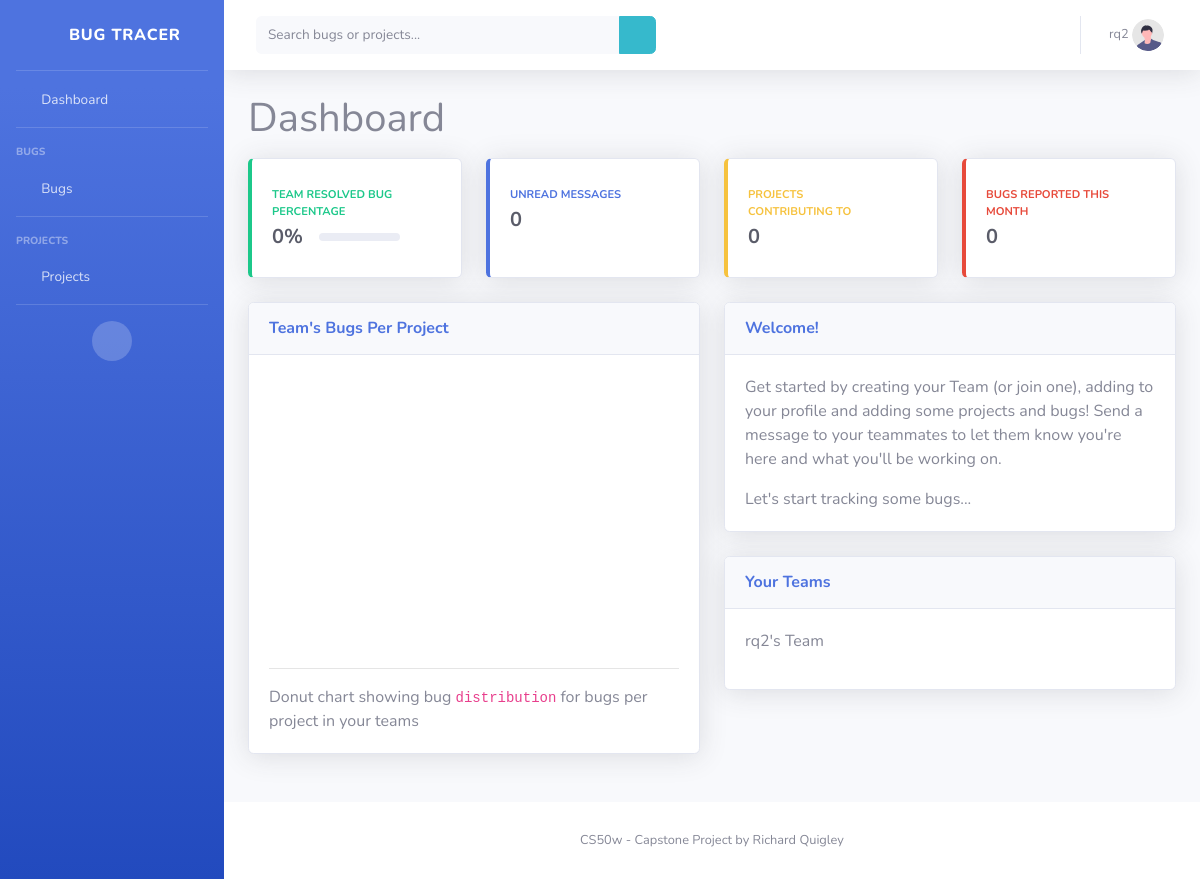
/ (signed in), run on an earlier commit of the app's database.
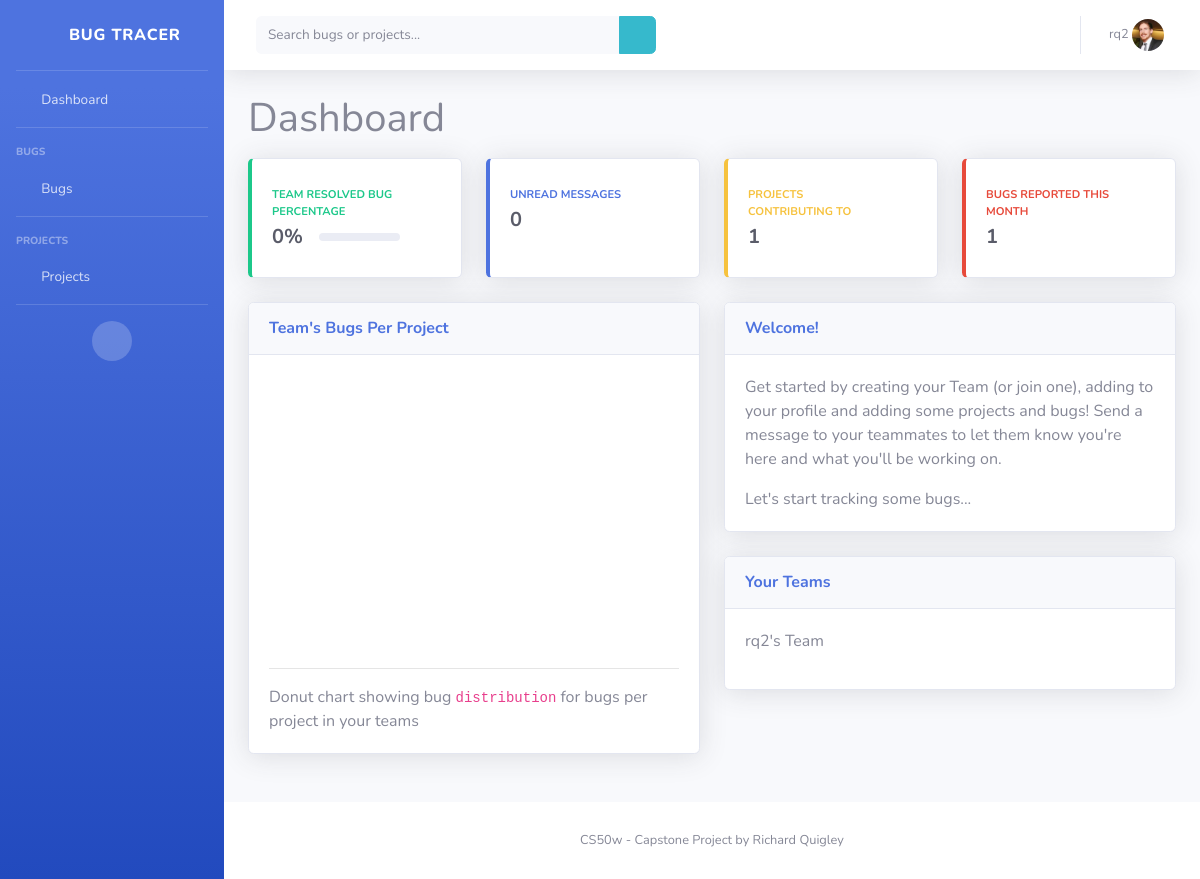
And on a later commit of the database.
### bugtracerapp/models.py (models this page shows, shortened)
class User(AbstractUser):
    profile_picture = models.ImageField(
        upload_to="profile-pics/", null=True, blank=True, default="profile-pics/undraw_profile.svg")
    bio = models.CharField(max_length=200, null=True, blank=True)

### bugtracerapp/views.py (the view, shortened to what this page needs)
# urls.py: path('', views.index, name='index'),
@login_required(login_url='login')
def index(request, slug=""):
    bug_form = BugForm(request.POST, request=request)
    project_form = ProjectForm(request.POST, request=request)
    message_form = MessageForm(request.POST, request=request)
    group_form = GroupForm
    groups = request.user.groups.all()
    active_bugs = []
    solved_bugs = []
    this_months_bugs = []
    all_projects = []
    for group in groups:
        active_bugs.append(Bug.objects.filter(
            project__group=group).order_by('priority', '-date'))
        solved_bugs.append(Bug.objects.filter(
            project__group=group, solved=True).order_by('priority', '-date'))
        this_months_bugs.append(Bug.objects.filter(
            project__group=group, date__month=datetime.datetime.now().month))
        all_projects.append(Project.objects.filter(group=group))
    total_bugs = 0
    solved_bugs_percentage = 0
    if len(active_bugs):
        total_bugs += active_bugs[0].count()
    if len(solved_bugs):
        total_bugs += solved_bugs[0].count()
        if solved_bugs[0].count() > 0:
            solved_bugs_percentage = int(
                round(solved_bugs[0].count() / total_bugs * 100))
    if len(this_months_bugs):
        this_months_bugs = this_months_bugs[0].count()
    else:
        this_months_bugs = 0
    unread_messages = Message.objects.filter(
        receiver=request.user).exclude(read=request.user).count()
    total_projects = Project.objects.filter(contributors=request.user).count()
    bugs_per_project = {}
    if len(all_projects):
        for project in all_projects[0]:
            bugs_per_project[project.title] = Bug.objects.filter(
                project=project).count()
    return render(request, 'bugtracerapp/layout.html', {"bug_form": bug_form,
                                                        "project_form": project_form, "message_form": message_form,
                                                        "total_active_bugs": total_bugs, "solved_bugs": solved_bugs_percentage,
                                                        "unread_messages": unread_messages, "total_projects": total_projects,
                                                        'this_months_bugs': this_months_bugs, 'bugs_per_project': bugs_per_project, "groups": groups, 'group_form': group_form})

### bugtracerapp/templates/bugtracerapp/layout.html (shortened to what this page needs)
{% load static %}
<!DOCTYPE html>
<html lang="en">
  <head>
    <link
      rel="stylesheet"
      type="text/css"
      href="{% static 'bugtracer/globalmin.css' %}"
    />
    <link
      href="{% static 'bugtracer/vendor/fontawesome-free/css/all.min.css' %}"
      rel="stylesheet"
      type="text/css"
    />
  </head>
  <body id="page-top">
    <div id="wrapper">
      <ul class="navbar-nav bg-gradient-primary sidebar sidebar-dark accordion" id="accordionSidebar">
          <a class="sidebar-brand d-flex align-items-center justify-content-center" href="/">
              <div class="sidebar-brand-icon rotate-n-15">
                  <i class="fas fa-bug"></i>
              </div>
              <div class="sidebar-brand-text mx-3">Bug Tracer</div>
          </a>
          <hr class="sidebar-divider my-0">
          <li class="nav-item" id="nav-dashboard">
              <a class="nav-link" href="/">
                  <i class="fas fa-fw fa-tachometer-alt"></i>
                  <span>Dashboard</span></a>
          </li>
          <hr class="sidebar-divider">
          <div class="sidebar-heading">
              Bugs
          </div>
          <li class="nav-item" id="nav-bugs">
              <a class="nav-link collapsed" id="bugMenu" href="#" data-toggle="collapse" data-target="#collapseUtilities"
                  aria-expanded="true" aria-controls="collapseUtilities">
                  <i class="fas fa-fw fa-wrench"></i>
                  <span>Bugs</span>
              </a>
          </li>
          <hr class="sidebar-divider">
          <div class="sidebar-heading">
              Projects
          </div>
          <li class="nav-item" id="nav-projects">
              <a class="nav-link collapsed" href="#" id="projectMenu" data-toggle="collapse" data-target="#collapsePages"
                  aria-expanded="true" aria-controls="collapsePages">
                  <i class="fas fa-fw fa-folder"></i>
                  <span>Projects</span>
              </a>
          </li>
          <hr class="sidebar-divider d-none d-md-block">
          <div class="text-center d-none d-md-inline">
              <button class="rounded-circle border-0" id="sidebarToggle"></button>
          </div>
      </ul>
      <div id="content-wrapper" class="d-flex flex-column">
          <div id="content">
              <nav class="navbar navbar-expand navbar-light bg-white topbar mb-4 static-top shadow">
                  <form
                      class="d-none d-sm-inline-block form-inline mr-auto ml-md-3 my-2 my-md-0 mw-100 navbar-search">
                      <div class="input-group">
                            <input type="text" class="form-control bg-light border-0 small" placeholder="Search bugs or projects..."
                              aria-label="Search" name="q" aria-describedby="basic-addon2">
                                <div class="input-group-append">
                                    <button class="btn btn-info" id="submitSearch">
                                        <i class="fas fa-search fa-sm"></i>
                                    </button>
                                </div>
                      </div>
                  </form>
                  <ul class="navbar-nav ml-auto">
                      <li class="nav-item dropdown no-arrow mx-1">
                          <a class="nav-link dropdown-toggle" id="alertsDropdown" role="button"
                              data-toggle="dropdown" aria-haspopup="true" aria-expanded="false">
                              <i class="fas fa-bell fa-fw"></i>
                          </a>
                      </li>
                      <li class="nav-item dropdown no-arrow mx-1">
                          <a class="nav-link dropdown-toggle" href="#" id="messagesDropdown" role="button"
                              data-toggle="dropdown" aria-haspopup="true" aria-expanded="false">
                              <i class="fas fa-envelope fa-fw"></i>
                          </a>
                      </li>
                      <li class="nav-item dropdown no-arrow">
                          <a class="nav-link dropdown-toggle" href="#" id="userDropdown" role="button"
                              data-toggle="dropdown" aria-haspopup="true" aria-expanded="false">
                              <span class="mr-2 d-lg-inline text-gray-600 small">
                                  {% if request.user.is_authenticated %}
                                  <span id="activeUsername">{{request.user.username}}</span>
                                    <img class="img-profile rounded-circle"
                                    src="{% if request.user.profile_picture %}
                                    {{request.user.profile_picture.url}}
                                    {% else %}{% static 'bugtracer/img/undraw_profile.svg'%}{%endif%}">
                                  {%else%}
                                    Please Log In
                                  {%endif%}
                                </span>
                          </a>
                      </li>
                  </ul>
              </nav>
              <div id="dashboard" class="dynamic-content container-fluid" display="none">
                  <h1 class="mb-3">Dashboard</h1>
                  <div class="row">
                  <div class="col-xl-3 col-md-6 mb-4">
                    <div class="card border-left-success shadow h-100 py-2">
                        <div class="card-body">
                            <div class="row no-gutters align-items-center">
                                <div class="col mr-2">
                                    <div class="text-xs font-weight-bold text-success text-uppercase mb-1">Team Resolved Bug Percentage
                                    </div>
                                    <div class="row no-gutters align-items-center">
                                        <div class="col-auto">
                                            <div class="h5 mb-0 mr-3 font-weight-bold text-gray-800">{{solved_bugs}}%</div>
                                        </div>
                                        <div class="col">
                                            <div class="progress progress-sm mr-2">
                                            </div>
                                        </div>
                                    </div>
                                </div>
                                <div class="col-auto">
                                    <i class="fas fa-clipboard-list fa-2x text-gray-300"></i>
                                </div>
                            </div>
                        </div>
                    </div>
                </div>
                <div class="col-xl-3 col-md-6 mb-4">
                    <div class="card border-left-primary shadow h-100 py-2">
                        <div class="card-body">
                            <div class="row no-gutters align-items-center">
                                <div class="col mr-2">
                                    <div class="text-xs font-weight-bold text-primary text-uppercase mb-1">
                                        Unread Messages</div>
                                    <div class="h5 mb-0 font-weight-bold text-gray-800">{{unread_messages}}</div>
                                </div>
                                <div class="col-auto">
                                    <i class="fas fa-comments fa-2x text-gray-300"></i>
                                </div>
                            </div>
                        </div>
                    </div>
                </div>
                <div class="col-xl-3 col-md-6 mb-4">
                    <div class="card border-left-warning shadow h-100 py-2">
                        <div class="card-body">
                            <div class="row no-gutters align-items-center">
                                <div class="col mr-2">
                                    <div class="text-xs font-weight-bold text-warning text-uppercase mb-1">
                                       Projects Contributing to</div>
                                    <div class="h5 mb-0 font-weight-bold text-gray-800">{{total_projects}}</div>
                                </div>
                                <div class="col-auto">
                                    <i class="fas fa-calendar fa-2x text-gray-300"></i>
                                </div>
                            </div>
                        </div>
                    </div>
                </div>
                <div class="col-xl-3 col-md-6 mb-4">
                    <div class="card border-left-danger shadow h-100 py-2">
                        <div class="card-body">
                            <div class="row no-gutters align-items-center">
                                <div class="col mr-2">
                                    <div class="text-xs font-weight-bold text-danger text-uppercase mb-1">
                                       Bugs Reported This Month</div>
                                    <div class="h5 mb-0 font-weight-bold text-gray-800">{{this_months_bugs}}</div>
                                </div>
                                <div class="col-auto">
                                    <i class="fas fa-chart-line fa-2x text-gray-300"></i>
                                </div>
                            </div>
                        </div>
                    </div>
                </div>
            </div>
            <div class="row">
                <div class="col-lg-6 mb-4">
                        <div class="card shadow mb-4">
                            <div class="card-header py-3">
                                <h6 class="m-0 font-weight-bold text-primary">Team's Bugs Per Project</h6>
                            </div>
                            <div class="card-body">
                                <div class="chart-pie pt-4"><div class="chartjs-size-monitor"><div class="chartjs-size-monitor-expand"><div class=""></div></div><div class="chartjs-size-monitor-shrink"><div class=""></div></div></div>
                                    <canvas id="myPieChart" width="512" height="253" style="display: block; width: 512px; height: 253px;" class="chartjs-render-monitor"></canvas>
                                </div>
                                <hr>
                                Donut chart showing bug <code>distribution</code> for bugs per project in your teams
                            </div>
                    </div>
                </div>
                <div class="col-lg-6 mb-4">
                    <div class="card shadow mb-4">
                        <div class="card-header py-3">
                            <h6 class="m-0 font-weight-bold text-primary">Welcome!</h6>
                        </div>
                        <div class="card-body">
                            <p>Get started by creating your Team (or join one), adding to your profile and adding some projects and bugs! Send a message to your teammates to let them know you're here and what you'll be working on.</p>
                            <p class="mb-0">Let's start tracking some bugs...</p>
                        </div>
                    </div>
                    <div class="card shadow mb-4">
                        <div class="card-header py-3">
                            <h6 class="m-0 font-weight-bold text-primary">Your Teams</h6>
                        </div>
                        <div class="card-body">
                            {%for group in groups%}
                            <p>{{group}}</p>
                            {%endfor%}
                        </div>
                    </div>
                </div>
            </div>
            </div>
     <footer class="sticky-footer bg-white">
      <div class="container my-auto">
          <div class="copyright text-center my-auto">
              <span>CS50w - Capstone Project by Richard Quigley</span>
          </div>
      </div>
  </footer>
</div>
</div>
 <script type="text/javascript">
// Set new default font family and font color to mimic Bootstrap's default styling
(Chart.defaults.global.defaultFontFamily = "Nunito"),
  '-apple-system,system-ui,BlinkMacSystemFont,"Segoe UI",Roboto,"Helvetica Neue",Arial,sans-serif';
Chart.defaults.global.defaultFontColor = "#858796";
// Pie Chart Example
var ctx = document.getElementById("myPieChart");
var myPieChart = new Chart(ctx, {
  type: "doughnut",
  data: {
    labels: [{%for key in bugs_per_project%}"{{key}}", {%endfor%}],
    datasets: [
      {
        data: [{%for key, value in bugs_per_project.items%}{{value}}, {%endfor%}],
        backgroundColor: [{%for key, value in bugs_per_project.items%}{%if value <= 3 %}"#17a673" , {%elif value > 3 and value <= 7 %}"#2c9faf", {%elif value > 7 %}"#2e59d9", {%endif%}{%endfor%}],
        hoverBackgroundColor: [{%for key in bugs_per_project%}"#2e9fff", {%endfor%}],
        hoverBorderColor: "rgba(234, 236, 244, 1)",
      },
    ],
  },
  options: {
    maintainAspectRatio: false,
    tooltips: {
      backgroundColor: "rgb(255,255,255)",
      bodyFontColor: "#858796",
      borderColor: "#dddfeb",
      borderWidth: 1,
      xPadding: 15,
      yPadding: 15,
      displayColors: false,
      caretPadding: 10,
    },
    legend: {
      display: false,
    },
    cutoutPercentage: 80,
  },
});
</script>
  </body>
</html>

What changed in the data, as far as the page shows it:
changed User "rq2": profile_picture: a different picture
Also different on the page:
{{ total_projects }}: "0" → "1"
{{ this_months_bugs }}: "0" → "1"
